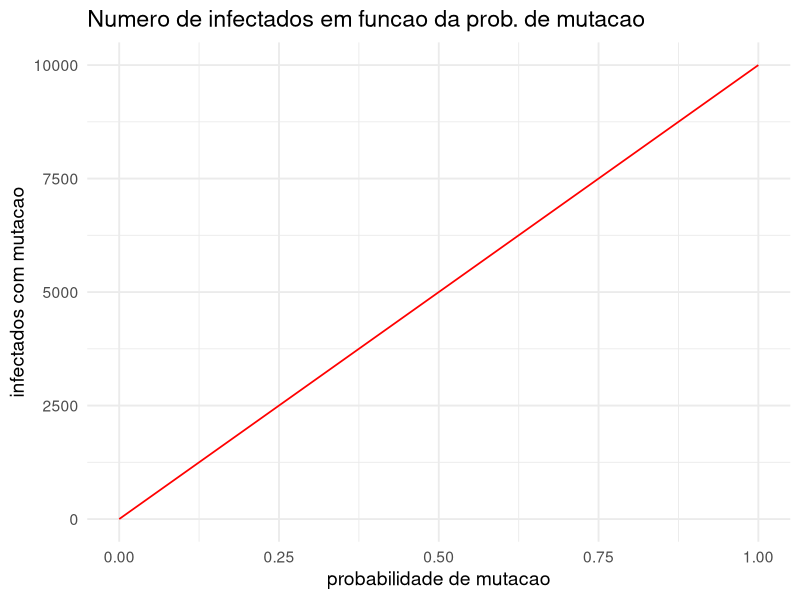

Reproduce this figure in R.
#packages
library(ggplot2)

#N = numero de individuos infectados pela cepa
#P = probablidade de mutacao
#I = total de infectados(fixo)

I <- 10000

P <- seq(0, 1, by=0.001)

N <- P*I

dados <- data.frame(P,N)

#plot

ggplot(dados, aes(x=P, y=N)) +
  geom_line(color="red", linewidth = 0.6) +
  labs(title="Numero de infectados em funcao da prob. de mutacao",
  x="probabilidade de mutacao", 
  y="infectados com mutacao") +
  theme_minimal(base_size = 14)

